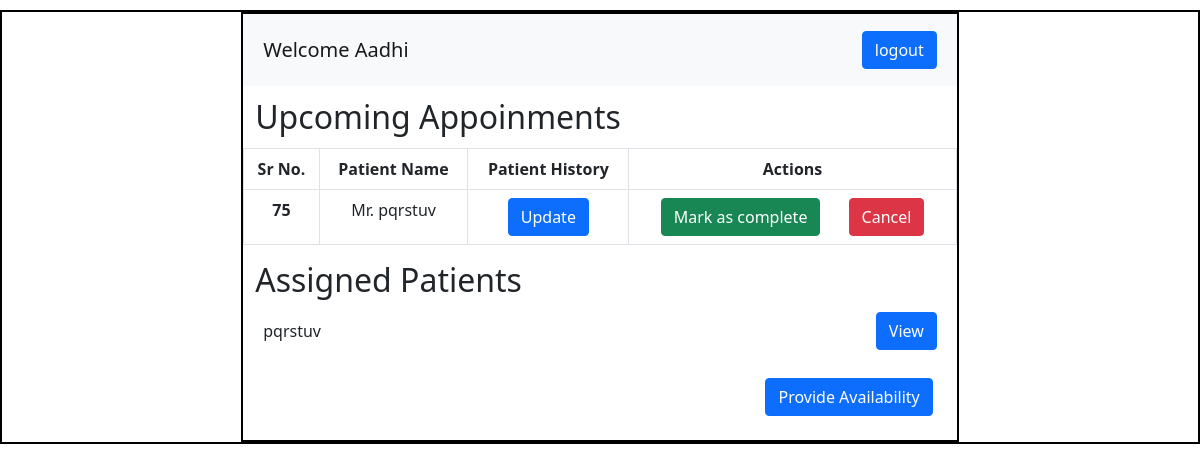
/doctor_dashboard/2, run on the app's committed database.
### application/models.py (models this page shows)
class User(db.Model):
    __tablename__='Users'
    id=db.Column(db.Integer,primary_key=True)
    username=db.Column(db.String,unique=True,nullable=False)
    email=db.Column(db.String,unique=True,nullable=False)
    password=db.Column(db.String,nullable=False)
    contact_number=db.Column(db.String(10),nullable=False)
    dob=db.Column(db.String,nullable=False)
    gender=db.Column(db.String)
    role=db.Column(db.String,nullable=False,default='patient')
    department_id=db.Column(db.Integer,db.ForeignKey('departments.id'))
    experience=db.Column(db.String,nullable=True)
    status=db.Column(db.Boolean,default=True)
    is_blacklisted=db.Column(db.Boolean,default=False)
    doctor_appointments=db.relationship('Appointment',foreign_keys='Appointment.doctor_id',backref='doctor')
    patient_appointments=db.relationship('Appointment',foreign_keys='Appointment.patient_id',backref='patient')
    patient_treatments=db.relationship('Treatment',foreign_keys='Treatment.patient_id',backref='patient')
    doctor_treatments=db.relationship('Treatment',foreign_keys='Treatment.doctor_id',backref='doctor')

class Appointment(db.Model):
    __tablename__='appointments'
    id=db.Column(db.Integer,primary_key=True)
    patient_id=db.Column(db.Integer,db.ForeignKey('Users.id'),nullable=False)
    doctor_id=db.Column(db.Integer,db.ForeignKey('Users.id'),nullable=False)
    department_id=db.Column(db.Integer,db.ForeignKey('departments.id'),nullable=False)
    date=db.Column(db.String,nullable=False)
    time=db.Column(db.String,nullable=False)
    status=db.Column(db.String,nullable=False)
    treatments=db.relationship('Treatment',backref='appointment')

### application/controllers.py (the view)
@app.route('/doctor_dashboard/<int:doctor_id>',methods=['GET','POST'])
def doctor_dashboard(doctor_id):
    this_user=User.query.get(doctor_id)
    appointments=Appointment.query.filter_by(doctor_id=this_user.id).all()
    doctoravailability=Doctoravailability.query.filter_by(doctor_id=doctor_id).all()
    patients=[]
    for appointment in appointments:
        patient=User.query.get(appointment.patient_id)
        if patient and patient not in patients:
            patients.append(patient)
    return render_template('Doctor_Dashboard.html',this_user=this_user,appointments=appointments,patients=patients,doctoravailability=doctoravailability)

### templates/Doctor_Dashboard.html (shortened to what this page needs)
<!DOCTYPE html>
<html lang="en">
<head>
    <link rel="stylesheet" href="/static/style.css">
    <link href="https://cdn.jsdelivr.net/npm/bootstrap@5.0.2/dist/css/bootstrap.min.css" rel="stylesheet"
>
</head>
<body>
    <div id="main">
        <div id="canvas">
            <nav class="navbar navbar-expand-lg navbar-light bg-light">
                <div class="container-fluid m-2">
                    <a class="navbar-brand" href="#">Welcome {{this_user.username}}</a>
                    <a href="/login" class="btn btn-primary">logout</a>
                </div>
            </nav>
            <div id="content">
                <h2 class="headings m-2">Upcoming Appoinments</h2>
                <div id="table">
                    <table class="table table-bordered text-center">
                        <thead>
                            <tr>
                                <th scope="col">Sr No.</th>
                                <th scope="col">Patient Name</th>
                                <th scope="col">Patient History</th>
                                <th scope="col">Actions</th>
                            </tr>
                        </thead>
                        <tbody>
                            {% for appointment in appointments %}
                            <tr>
                                <th scope="row">{{ appointment.id }}</th>
                                <td>Mr. {{ appointment.patient.username if appointment.patient else "None" }}</td>
                                <td>
                                    <a href="{{ url_for('update_patient_history',patient_id=appointment.patient.id,doctor_id=this_user.id,appointment_id=appointment.id) }}"
                                        class="btn btn-primary">Update</a>
                                </td>
                                <td>
                                    {% if appointment.status=='cancelled' %}
                                        <span class="btn btn-danger">Cancelled</span>
                                    {% elif appointment.status=='completed' %}
                                        <span class="btn btn-success">Completed</span>
                                    {% else %}
                                        <a href="{{ url_for('completed_appointment',appointment_id=appointment.id,doctor_id=this_user.id) }}"
                                            class="btn btn-success me-4">Mark as complete</a>
                                        <a href="{{ url_for('cancel_appointment', appointment_id=appointment.id, this_user_id=this_user.id) }}"
                                            class="btn btn-danger">Cancel</a>
                                    {% endif %}
                                </td>
                            </tr>
                            {% endfor %}
                        </tbody>
                    </table>
                </div>
            </div>
            <div class="container mt-2">
                <h2>Assigned Patients</h2>
                {% if patients %}
                    {% for patient in patients %}
                        <div class="headings">
                             {{ patient.username }}
                        <div>
                            <a href="{{ url_for('patient_history_doctor',doctor_id=this_user.id,patient_id=patient.id) }}"
                                class="btn btn-primary">View</a>
                        </div>
                    </div>
                    {% endfor %}
                {% else %}
                    <p>No assigned patients.</p>
                {% endif %}
            </div>
            <div class="text-end me-4 mt-4 mb-4">
                <a href="{{ url_for('provide_availability',doctor_id=this_user.id)}}" class="btn btn-primary">Provide
                    Availability</a>
            </div>
        </div>
    </div>
</body>
</html>

### static/style.css (style rules this page uses)
* { margin:0px; padding:0px; box-sizing: border-box; }
#main,#canvas { border :2px solid black; margin-top: 10px; }
#canvas { border:2px solid black; width:60%; height: 800px; margin:auto; }
.headings { display:flex; justify-content:space-between; align-items:center; padding:4px; margin:4px; }

### templates/Doctor_Dashboard.html (style rules this page uses)
#main,#canvas { height:auto !important; }

### data on the page
User: username "Aadhi"
Appointment: id "75", patient "pqrstuv"
User: username "pqrstuv"
